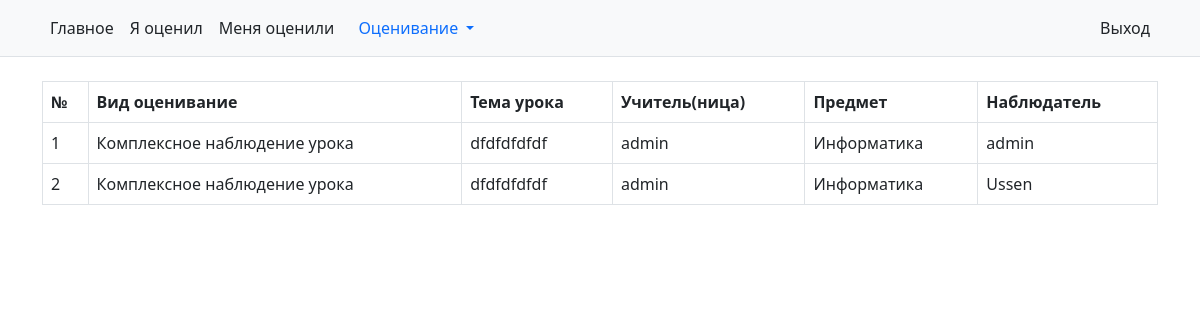
/assessmenttome/ (signed in), run on the app's committed database.
### myapp/models.py (models this page shows)
class ComprehensiveControl(models.Model):
	TYPE_ASSESSMENT = [
		('Комплексное наблюдение урока', 'Комплексное наблюдение урока'),
		('Планирование урока', 'Планирование урока'),
		('Преподавание', 'Преподавание'),
		('Оценивание учебных достижений учащихся', 'Оценивание учебных достижений учащихся')
	]
	TYPE_PLAN = [
		('самостоятельно разработанного урока', 'самостоятельно разработанного урока'),
		('совместно разработанного с коллегами урока в рамках исследования урока', 'совместно разработанного с коллегами урока в рамках исследования урока'),
		('урока в рамках исследования практики', 'урока в рамках исследования практики'),
		('урока по авторской программе', 'урока по авторской программе'),
		('урока по авторской методике', 'урока по авторской методике' )
	]
	BOOL_CHOICES = [(True, 'Да'), (False, 'Нет')]
	assessment_type = models.CharField(verbose_name="Тип оценивание", choices=TYPE_ASSESSMENT, max_length=255, default="Комлексное наблюдение урока")
	lesson_title  = models.CharField(max_length=255, verbose_name='Тема урока')
	lesson = models.ForeignKey(Lesson, on_delete=models.CASCADE, verbose_name='Предмет')
	categoryclass = models.ForeignKey(CategoryClass, on_delete=models.CASCADE, verbose_name='Класс')
	date_of_observ = models.DateTimeField(verbose_name='Дата наблюдения урока', auto_now_add=True)
	teacher = models.ForeignKey(User, on_delete=models.CASCADE, verbose_name='Выберите учителя')
	goal_prof_develop = models.CharField(max_length=255, verbose_name='Цель профессионального развития на учебный год')
	observer = models.ForeignKey(User, on_delete=models.CASCADE,  verbose_name='Наблюдатель', related_name='+')
	plan = models.CharField(max_length=255, verbose_name='Предаставлен план', choices=TYPE_PLAN, default='самостоятельно разработанного урока')
	lern_obj = models.BooleanField(choices=BOOL_CHOICES, verbose_name='Цели обучения соответствуют месту и роли урока в структуре раздела, темы')
	teacher_discus = models.BooleanField(choices=BOOL_CHOICES, verbose_name='Учитель обсуждает с учащимися цели обучения и ожидаемые результаты урока')
	teacher_follows = models.BooleanField(choices=BOOL_CHOICES, verbose_name='Учитель соблюдает структуру урока в соответствии с планом (при необходимости корректирует план урока, не нарушая логической последовательности этапов урока)')
	organizestudy = models.ManyToManyField(OrganizeStudy, verbose_name='При организации изучения учебного материала учитель обеспечивает* и реализует')
	teaching_techniques = models.BooleanField(choices=BOOL_CHOICES, verbose_name='Учитель использует приемы обучения, способствующие достижению целей обучения')
	resources = models.ManyToManyField(Resources, verbose_name='Учитель использует ресурсы, направленные на:')
	teacher_monitors = models.BooleanField(choices=BOOL_CHOICES, verbose_name='Учитель отслеживает вовлеченность каждого учащегося')
	teacher_offers = models.BooleanField(choices=BOOL_CHOICES, verbose_name='Учитель предлагает учащимся критерии и дескрипторы оценивания в соответствии с целями обучения')
	teacher_support = models.BooleanField(choices=BOOL_CHOICES, verbose_name='Учитель поддерживает обучение учащихся соответствующими приемами формативного оценивания')
	teacher_provide = models.BooleanField(choices=BOOL_CHOICES, verbose_name='Учитель предоставляет конструктивную обратную связь учащимся')
	teacher_uses = models.BooleanField(choices=BOOL_CHOICES, verbose_name='Учитель использует результаты формативного оценивания для планирования уроков')
	brief_feedback_observe = models.TextField(verbose_name = 'Краткий отзыв о наблюдении урока')
	brief_feedback = models.TextField(verbose_name = 'Краткий отзыв о продвижении учителя к достижению цели профессионального развития на учебный год')

class Lesson(models.Model):
	name = models.CharField(max_length=255, verbose_name='Предметь')
	teacher = models.ForeignKey(User, on_delete=models.CASCADE, verbose_name='Учитель(ница)', blank=True, null=True)
	def __str__(self):
		return self.name

### myapp/views.py (the view)
# urls.py: path('assessmenttome/', views.assessment_for_me, name='assessment_forme'),
@login_required
def assessment_for_me(request):
    forme = ComprehensiveControl.objects.filter(teacher=request.user)
    return render(request, 'myapp/for_me.html', {'forme': forme})

### myapp/templates/myapp/for_me.html
{% extends 'myapp/base.html' %}
{% block content %}
<div class=container>
    <table class="table table-bordered mt-4">
        <thead>
            <tr>
                <th>№</th>
                <th>Вид оценивание</th>
                <th>Тема урока</th>
                <th>Учитель(ница)</th>
                <th>Предмет</th>
                <th>Наблюдатель</th>
            </tr>
        </thead>
        <tbody>
        {% for me in forme %}
            <tr>
               <td>{{me.id}}</td>
               <td>{{me.assessment_type}}</td>
               <td>{{me.lesson_title }}</td>
               <td>{{me.teacher }}</td>
               <td>{{me.lesson}}</td>
               <td>{{me.observer}}</td>
            </tr>
            {% endfor %}
        </tbody>
    </table>
</div>
{% endblock %}

### myapp/templates/myapp/base.html (shortened to what this page needs)
<!doctype html>
<html lang="en">
  <head>
    <link href="https://cdn.jsdelivr.net/npm/bootstrap@5.0.2/dist/css/bootstrap.min.css" rel="stylesheet">
  </head>
  <body>
    <nav class="py-2 bg-light border-bottom">
      <div class="container d-flex flex-wrap">
        <ul class="nav me-auto">
          <li class="nav-item"><a href="{% url 'myapp:main' %}" class="nav-link link-dark px-2 active" aria-current="page">Главное</a></li>
          <li class="nav-item"><a href="{% url 'myapp:assessment_fromme' %}" class="nav-link link-dark px-2">Я оценил</a></li>
          <li class="nav-item"><a href="{% url 'myapp:assessment_forme' %}" class="nav-link link-dark px-2">Меня оценили</a></li>
          <li class="nav-item dropdown">
            <a class="nav-link dropdown-toggle" href="#" id="navbarDropdown" role="button" data-bs-toggle="dropdown" aria-expanded="false">
              Оценивание
            </a>
          </li>
        </ul>
        <ul class="nav">
          {% if user.is_authenticated %}
          <li class="nav-item"><a href="{% url 'logout' %}" class="nav-link link-dark px-2">Выход</a></li>
          {% else %}
          <li class="nav-item"><a href="{% url 'login' %}" class="nav-link link-dark px-2">Вход</a></li>
          <li class="nav-item"><a href="{% url 'register' %}" class="nav-link link-dark px-2">Регистрация</a></li>
          {% endif %}
        </ul>
      </div>
    </nav>
    {% block content %}{% endblock content %}
  </body>
</html>

### data on the page
ComprehensiveControl: id "1", assessment_type "Комплексное наблюдение урока", lesson_title "dfdfdfdfdf", teacher "admin", lesson "Информатика", observer "admin"
ComprehensiveControl: id "2", assessment_type "Комплексное наблюдение урока", lesson_title "dfdfdfdfdf", teacher "admin", lesson "Информатика", observer "Ussen"
